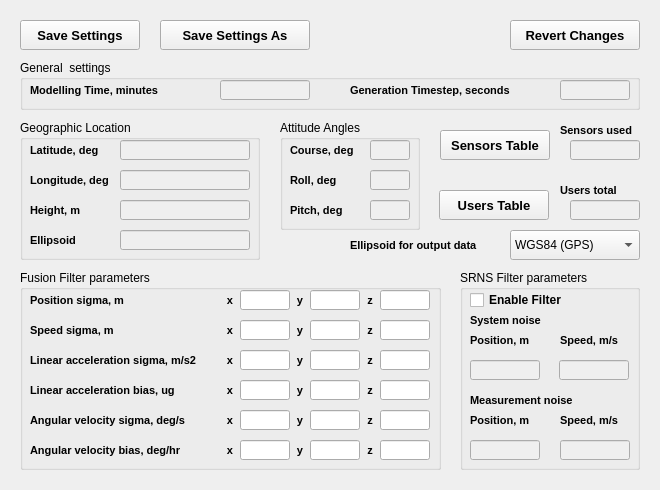
<?xml version="1.0" encoding="UTF-8"?>
<ui version="4.0">
 <class>settings</class>
 <widget class="QWidget" name="settings">
  <property name="windowModality">
   <enum>Qt::ApplicationModal</enum>
  </property>
  <property name="geometry">
   <rect>
    <x>0</x>
    <y>0</y>
    <width>660</width>
    <height>490</height>
   </rect>
  </property>
  <property name="windowTitle">
   <string>Settings</string>
  </property>
  <widget class="QPushButton" name="save_button">
   <property name="geometry">
    <rect>
     <x>20</x>
     <y>20</y>
     <width>120</width>
     <height>30</height>
    </rect>
   </property>
   <property name="font">
    <font>
     <pointsize>10</pointsize>
     <weight>75</weight>
     <bold>true</bold>
    </font>
   </property>
   <property name="text">
    <string>Save Settings</string>
   </property>
  </widget>
  <widget class="QGroupBox" name="general_settings_group">
   <property name="geometry">
    <rect>
     <x>20</x>
     <y>60</y>
     <width>620</width>
     <height>50</height>
    </rect>
   </property>
   <property name="title">
    <string>General  settings</string>
   </property>
   <widget class="QLabel" name="model_time_label">
    <property name="geometry">
     <rect>
      <x>10</x>
      <y>20</y>
      <width>181</width>
      <height>20</height>
     </rect>
    </property>
    <property name="font">
     <font>
      <pointsize>8</pointsize>
      <weight>75</weight>
      <bold>true</bold>
     </font>
    </property>
    <property name="text">
     <string>Modelling Time, minutes</string>
    </property>
   </widget>
   <widget class="QLineEdit" name="model_time_line">
    <property name="enabled">
     <bool>false</bool>
    </property>
    <property name="geometry">
     <rect>
      <x>200</x>
      <y>20</y>
      <width>90</width>
      <height>20</height>
     </rect>
    </property>
   </widget>
   <widget class="QLabel" name="min_dt_label">
    <property name="geometry">
     <rect>
      <x>330</x>
      <y>20</y>
      <width>200</width>
      <height>20</height>
     </rect>
    </property>
    <property name="font">
     <font>
      <pointsize>8</pointsize>
      <weight>75</weight>
      <bold>true</bold>
     </font>
    </property>
    <property name="text">
     <string>Generation Timestep, seconds</string>
    </property>
   </widget>
   <widget class="QLineEdit" name="min_dt_line">
    <property name="enabled">
     <bool>false</bool>
    </property>
    <property name="geometry">
     <rect>
      <x>540</x>
      <y>20</y>
      <width>70</width>
      <height>20</height>
     </rect>
    </property>
   </widget>
  </widget>
  <widget class="QPushButton" name="save_as_button">
   <property name="geometry">
    <rect>
     <x>160</x>
     <y>20</y>
     <width>150</width>
     <height>30</height>
    </rect>
   </property>
   <property name="font">
    <font>
     <pointsize>10</pointsize>
     <weight>75</weight>
     <bold>true</bold>
    </font>
   </property>
   <property name="text">
    <string>Save Settings As</string>
   </property>
  </widget>
  <widget class="QPushButton" name="revert_button">
   <property name="geometry">
    <rect>
     <x>510</x>
     <y>20</y>
     <width>130</width>
     <height>30</height>
    </rect>
   </property>
   <property name="font">
    <font>
     <pointsize>10</pointsize>
     <weight>75</weight>
     <bold>true</bold>
    </font>
   </property>
   <property name="text">
    <string>Revert Changes</string>
   </property>
  </widget>
  <widget class="QGroupBox" name="geo_location_group">
   <property name="geometry">
    <rect>
     <x>20</x>
     <y>120</y>
     <width>240</width>
     <height>140</height>
    </rect>
   </property>
   <property name="title">
    <string>Geographic Location</string>
   </property>
   <widget class="QLabel" name="ellipsoid_label">
    <property name="geometry">
     <rect>
      <x>10</x>
      <y>110</y>
      <width>100</width>
      <height>20</height>
     </rect>
    </property>
    <property name="font">
     <font>
      <pointsize>8</pointsize>
      <weight>75</weight>
      <bold>true</bold>
     </font>
    </property>
    <property name="layoutDirection">
     <enum>Qt::LeftToRight</enum>
    </property>
    <property name="text">
     <string>Ellipsoid</string>
    </property>
   </widget>
   <widget class="QLabel" name="height_label">
    <property name="geometry">
     <rect>
      <x>10</x>
      <y>80</y>
      <width>100</width>
      <height>20</height>
     </rect>
    </property>
    <property name="font">
     <font>
      <pointsize>8</pointsize>
      <weight>75</weight>
      <bold>true</bold>
     </font>
    </property>
    <property name="text">
     <string>Height, m</string>
    </property>
   </widget>
   <widget class="QLineEdit" name="height_line">
    <property name="enabled">
     <bool>false</bool>
    </property>
    <property name="geometry">
     <rect>
      <x>100</x>
      <y>80</y>
      <width>130</width>
      <height>20</height>
     </rect>
    </property>
   </widget>
   <widget class="QLabel" name="latitude_label">
    <property name="geometry">
     <rect>
      <x>10</x>
      <y>20</y>
      <width>100</width>
      <height>20</height>
     </rect>
    </property>
    <property name="font">
     <font>
      <pointsize>8</pointsize>
      <weight>75</weight>
      <bold>true</bold>
     </font>
    </property>
    <property name="text">
     <string>Latitude, deg</string>
    </property>
   </widget>
   <widget class="QLineEdit" name="latitude_line">
    <property name="enabled">
     <bool>false</bool>
    </property>
    <property name="geometry">
     <rect>
      <x>100</x>
      <y>20</y>
      <width>130</width>
      <height>20</height>
     </rect>
    </property>
   </widget>
   <widget class="QLabel" name="longitude_label">
    <property name="geometry">
     <rect>
      <x>10</x>
      <y>50</y>
      <width>100</width>
      <height>20</height>
     </rect>
    </property>
    <property name="font">
     <font>
      <pointsize>8</pointsize>
      <weight>75</weight>
      <bold>true</bold>
     </font>
    </property>
    <property name="text">
     <string>Longitude, deg</string>
    </property>
   </widget>
   <widget class="QLineEdit" name="longitude_line">
    <property name="enabled">
     <bool>false</bool>
    </property>
    <property name="geometry">
     <rect>
      <x>100</x>
      <y>50</y>
      <width>130</width>
      <height>20</height>
     </rect>
    </property>
   </widget>
   <widget class="QLineEdit" name="ellipsoid_line">
    <property name="enabled">
     <bool>false</bool>
    </property>
    <property name="geometry">
     <rect>
      <x>100</x>
      <y>110</y>
      <width>130</width>
      <height>20</height>
     </rect>
    </property>
   </widget>
  </widget>
  <widget class="QGroupBox" name="attitude_group">
   <property name="geometry">
    <rect>
     <x>280</x>
     <y>120</y>
     <width>140</width>
     <height>110</height>
    </rect>
   </property>
   <property name="title">
    <string>Attitude Angles</string>
   </property>
   <widget class="QLabel" name="course_label">
    <property name="geometry">
     <rect>
      <x>10</x>
      <y>20</y>
      <width>70</width>
      <height>20</height>
     </rect>
    </property>
    <property name="font">
     <font>
      <pointsize>8</pointsize>
      <weight>75</weight>
      <bold>true</bold>
     </font>
    </property>
    <property name="text">
     <string>Course, deg</string>
    </property>
   </widget>
   <widget class="QLineEdit" name="course_line">
    <property name="enabled">
     <bool>false</bool>
    </property>
    <property name="geometry">
     <rect>
      <x>90</x>
      <y>20</y>
      <width>40</width>
      <height>20</height>
     </rect>
    </property>
   </widget>
   <widget class="QLabel" name="roll_label">
    <property name="geometry">
     <rect>
      <x>10</x>
      <y>50</y>
      <width>70</width>
      <height>20</height>
     </rect>
    </property>
    <property name="font">
     <font>
      <pointsize>8</pointsize>
      <weight>75</weight>
      <bold>true</bold>
     </font>
    </property>
    <property name="text">
     <string>Roll, deg</string>
    </property>
   </widget>
   <widget class="QLineEdit" name="roll_line">
    <property name="enabled">
     <bool>false</bool>
    </property>
    <property name="geometry">
     <rect>
      <x>90</x>
      <y>50</y>
      <width>40</width>
      <height>20</height>
     </rect>
    </property>
   </widget>
   <widget class="QLabel" name="pitch_label">
    <property name="geometry">
     <rect>
      <x>10</x>
      <y>80</y>
      <width>70</width>
      <height>20</height>
     </rect>
    </property>
    <property name="font">
     <font>
      <pointsize>8</pointsize>
      <weight>75</weight>
      <bold>true</bold>
     </font>
    </property>
    <property name="text">
     <string>Pitch, deg</string>
    </property>
   </widget>
   <widget class="QLineEdit" name="pitch_line">
    <property name="enabled">
     <bool>false</bool>
    </property>
    <property name="geometry">
     <rect>
      <x>90</x>
      <y>80</y>
      <width>40</width>
      <height>20</height>
     </rect>
    </property>
   </widget>
  </widget>
  <widget class="QLabel" name="users_total_label">
   <property name="geometry">
    <rect>
     <x>560</x>
     <y>180</y>
     <width>80</width>
     <height>20</height>
    </rect>
   </property>
   <property name="font">
    <font>
     <pointsize>8</pointsize>
     <weight>75</weight>
     <bold>true</bold>
    </font>
   </property>
   <property name="text">
    <string>Users total</string>
   </property>
  </widget>
  <widget class="QPushButton" name="users_button">
   <property name="geometry">
    <rect>
     <x>439</x>
     <y>190</y>
     <width>110</width>
     <height>30</height>
    </rect>
   </property>
   <property name="font">
    <font>
     <pointsize>10</pointsize>
     <weight>75</weight>
     <bold>true</bold>
    </font>
   </property>
   <property name="text">
    <string>Users Table</string>
   </property>
  </widget>
  <widget class="QLineEdit" name="users_total_line">
   <property name="enabled">
    <bool>false</bool>
   </property>
   <property name="geometry">
    <rect>
     <x>570</x>
     <y>200</y>
     <width>70</width>
     <height>20</height>
    </rect>
   </property>
   <property name="readOnly">
    <bool>false</bool>
   </property>
  </widget>
  <widget class="QLineEdit" name="sensors_line">
   <property name="enabled">
    <bool>false</bool>
   </property>
   <property name="geometry">
    <rect>
     <x>570</x>
     <y>140</y>
     <width>70</width>
     <height>20</height>
    </rect>
   </property>
   <property name="readOnly">
    <bool>false</bool>
   </property>
  </widget>
  <widget class="QLabel" name="sensors_label">
   <property name="geometry">
    <rect>
     <x>560</x>
     <y>120</y>
     <width>80</width>
     <height>20</height>
    </rect>
   </property>
   <property name="font">
    <font>
     <pointsize>8</pointsize>
     <weight>75</weight>
     <bold>true</bold>
    </font>
   </property>
   <property name="text">
    <string>Sensors used</string>
   </property>
  </widget>
  <widget class="QPushButton" name="sensors_button">
   <property name="geometry">
    <rect>
     <x>440</x>
     <y>130</y>
     <width>110</width>
     <height>30</height>
    </rect>
   </property>
   <property name="font">
    <font>
     <pointsize>10</pointsize>
     <weight>75</weight>
     <bold>true</bold>
    </font>
   </property>
   <property name="text">
    <string>Sensors Table</string>
   </property>
  </widget>
  <widget class="QGroupBox" name="CKF_parameters_group">
   <property name="geometry">
    <rect>
     <x>20</x>
     <y>270</y>
     <width>421</width>
     <height>200</height>
    </rect>
   </property>
   <property name="title">
    <string>Fusion Filter parameters</string>
   </property>
   <widget class="QLineEdit" name="gyro_sigma_line">
    <property name="geometry">
     <rect>
      <x>220</x>
      <y>140</y>
      <width>50</width>
      <height>20</height>
     </rect>
    </property>
    <property name="readOnly">
     <bool>false</bool>
    </property>
   </widget>
   <widget class="QLabel" name="acc_bias_label">
    <property name="geometry">
     <rect>
      <x>10</x>
      <y>110</y>
      <width>190</width>
      <height>20</height>
     </rect>
    </property>
    <property name="font">
     <font>
      <pointsize>8</pointsize>
      <weight>75</weight>
      <bold>true</bold>
     </font>
    </property>
    <property name="text">
     <string>Linear acceleration bias, ug</string>
    </property>
   </widget>
   <widget class="QLineEdit" name="acc_bias_line">
    <property name="geometry">
     <rect>
      <x>220</x>
      <y>110</y>
      <width>50</width>
      <height>20</height>
     </rect>
    </property>
    <property name="readOnly">
     <bool>false</bool>
    </property>
   </widget>
   <widget class="QLineEdit" name="pos_sigma_line">
    <property name="geometry">
     <rect>
      <x>220</x>
      <y>20</y>
      <width>50</width>
      <height>20</height>
     </rect>
    </property>
    <property name="readOnly">
     <bool>false</bool>
    </property>
   </widget>
   <widget class="QLabel" name="gyro_sigma_label">
    <property name="geometry">
     <rect>
      <x>10</x>
      <y>140</y>
      <width>190</width>
      <height>20</height>
     </rect>
    </property>
    <property name="font">
     <font>
      <pointsize>8</pointsize>
      <weight>75</weight>
      <bold>true</bold>
     </font>
    </property>
    <property name="text">
     <string>Angular velocity sigma, deg/s</string>
    </property>
   </widget>
   <widget class="QLabel" name="srns_speed_sigma_label">
    <property name="geometry">
     <rect>
      <x>10</x>
      <y>50</y>
      <width>190</width>
      <height>20</height>
     </rect>
    </property>
    <property name="font">
     <font>
      <pointsize>8</pointsize>
      <weight>75</weight>
      <bold>true</bold>
     </font>
    </property>
    <property name="text">
     <string>Speed sigma, m</string>
    </property>
   </widget>
   <widget class="QLineEdit" name="acc_sigma_line">
    <property name="geometry">
     <rect>
      <x>220</x>
      <y>80</y>
      <width>50</width>
      <height>20</height>
     </rect>
    </property>
    <property name="readOnly">
     <bool>false</bool>
    </property>
   </widget>
   <widget class="QLabel" name="acc_sigma_label">
    <property name="geometry">
     <rect>
      <x>10</x>
      <y>80</y>
      <width>190</width>
      <height>20</height>
     </rect>
    </property>
    <property name="font">
     <font>
      <pointsize>8</pointsize>
      <weight>75</weight>
      <bold>true</bold>
     </font>
    </property>
    <property name="text">
     <string>Linear acceleration sigma, m/s2</string>
    </property>
   </widget>
   <widget class="QLabel" name="srns_pos_sigma_label">
    <property name="geometry">
     <rect>
      <x>10</x>
      <y>20</y>
      <width>190</width>
      <height>20</height>
     </rect>
    </property>
    <property name="font">
     <font>
      <pointsize>8</pointsize>
      <weight>75</weight>
      <bold>true</bold>
     </font>
    </property>
    <property name="text">
     <string>Position sigma, m</string>
    </property>
   </widget>
   <widget class="QLineEdit" name="gyro_bias_line">
    <property name="geometry">
     <rect>
      <x>220</x>
      <y>170</y>
      <width>50</width>
      <height>20</height>
     </rect>
    </property>
    <property name="readOnly">
     <bool>false</bool>
    </property>
   </widget>
   <widget class="QLineEdit" name="speed_sigma_line">
    <property name="geometry">
     <rect>
      <x>220</x>
      <y>50</y>
      <width>50</width>
      <height>20</height>
     </rect>
    </property>
    <property name="text">
     <string/>
    </property>
    <property name="readOnly">
     <bool>false</bool>
    </property>
   </widget>
   <widget class="QLineEdit" name="pos_sigma_line_2">
    <property name="geometry">
     <rect>
      <x>290</x>
      <y>20</y>
      <width>50</width>
      <height>20</height>
     </rect>
    </property>
    <property name="readOnly">
     <bool>false</bool>
    </property>
   </widget>
   <widget class="QLineEdit" name="acc_sigma_line_2">
    <property name="geometry">
     <rect>
      <x>290</x>
      <y>80</y>
      <width>50</width>
      <height>20</height>
     </rect>
    </property>
    <property name="readOnly">
     <bool>false</bool>
    </property>
   </widget>
   <widget class="QLineEdit" name="speed_sigma_line_2">
    <property name="geometry">
     <rect>
      <x>290</x>
      <y>50</y>
      <width>50</width>
      <height>20</height>
     </rect>
    </property>
    <property name="text">
     <string/>
    </property>
    <property name="readOnly">
     <bool>false</bool>
    </property>
   </widget>
   <widget class="QLineEdit" name="gyro_bias_line_2">
    <property name="geometry">
     <rect>
      <x>290</x>
      <y>170</y>
      <width>50</width>
      <height>20</height>
     </rect>
    </property>
    <property name="readOnly">
     <bool>false</bool>
    </property>
   </widget>
   <widget class="QLineEdit" name="gyro_sigma_line_2">
    <property name="geometry">
     <rect>
      <x>290</x>
      <y>140</y>
      <width>50</width>
      <height>20</height>
     </rect>
    </property>
    <property name="readOnly">
     <bool>false</bool>
    </property>
   </widget>
   <widget class="QLineEdit" name="acc_bias_line_2">
    <property name="geometry">
     <rect>
      <x>290</x>
      <y>110</y>
      <width>50</width>
      <height>20</height>
     </rect>
    </property>
    <property name="readOnly">
     <bool>false</bool>
    </property>
   </widget>
   <widget class="QLineEdit" name="pos_sigma_line_3">
    <property name="geometry">
     <rect>
      <x>360</x>
      <y>20</y>
      <width>50</width>
      <height>20</height>
     </rect>
    </property>
    <property name="readOnly">
     <bool>false</bool>
    </property>
   </widget>
   <widget class="QLineEdit" name="acc_sigma_line_3">
    <property name="geometry">
     <rect>
      <x>360</x>
      <y>80</y>
      <width>50</width>
      <height>20</height>
     </rect>
    </property>
    <property name="readOnly">
     <bool>false</bool>
    </property>
   </widget>
   <widget class="QLineEdit" name="speed_sigma_line_3">
    <property name="geometry">
     <rect>
      <x>360</x>
      <y>50</y>
      <width>50</width>
      <height>20</height>
     </rect>
    </property>
    <property name="text">
     <string/>
    </property>
    <property name="readOnly">
     <bool>false</bool>
    </property>
   </widget>
   <widget class="QLineEdit" name="gyro_bias_line_3">
    <property name="geometry">
     <rect>
      <x>360</x>
      <y>170</y>
      <width>50</width>
      <height>20</height>
     </rect>
    </property>
    <property name="readOnly">
     <bool>false</bool>
    </property>
   </widget>
   <widget class="QLineEdit" name="gyro_sigma_line_3">
    <property name="geometry">
     <rect>
      <x>360</x>
      <y>140</y>
      <width>50</width>
      <height>20</height>
     </rect>
    </property>
    <property name="readOnly">
     <bool>false</bool>
    </property>
   </widget>
   <widget class="QLineEdit" name="acc_bias_line_3">
    <property name="geometry">
     <rect>
      <x>360</x>
      <y>110</y>
      <width>50</width>
      <height>20</height>
     </rect>
    </property>
    <property name="readOnly">
     <bool>false</bool>
    </property>
   </widget>
   <widget class="QLabel" name="x_label">
    <property name="geometry">
     <rect>
      <x>200</x>
      <y>20</y>
      <width>20</width>
      <height>20</height>
     </rect>
    </property>
    <property name="font">
     <font>
      <pointsize>8</pointsize>
      <weight>75</weight>
      <bold>true</bold>
     </font>
    </property>
    <property name="text">
     <string>x</string>
    </property>
    <property name="alignment">
     <set>Qt::AlignCenter</set>
    </property>
   </widget>
   <widget class="QLabel" name="x_label_2">
    <property name="geometry">
     <rect>
      <x>200</x>
      <y>50</y>
      <width>20</width>
      <height>20</height>
     </rect>
    </property>
    <property name="font">
     <font>
      <pointsize>8</pointsize>
      <weight>75</weight>
      <bold>true</bold>
     </font>
    </property>
    <property name="text">
     <string>x</string>
    </property>
    <property name="alignment">
     <set>Qt::AlignCenter</set>
    </property>
   </widget>
   <widget class="QLabel" name="x_label_3">
    <property name="geometry">
     <rect>
      <x>200</x>
      <y>80</y>
      <width>20</width>
      <height>20</height>
     </rect>
    </property>
    <property name="font">
     <font>
      <pointsize>8</pointsize>
      <weight>75</weight>
      <bold>true</bold>
     </font>
    </property>
    <property name="text">
     <string>x</string>
    </property>
    <property name="alignment">
     <set>Qt::AlignCenter</set>
    </property>
   </widget>
   <widget class="QLabel" name="x_label_4">
    <property name="geometry">
     <rect>
      <x>200</x>
      <y>110</y>
      <width>20</width>
      <height>20</height>
     </rect>
    </property>
    <property name="font">
     <font>
      <pointsize>8</pointsize>
      <weight>75</weight>
      <bold>true</bold>
     </font>
    </property>
    <property name="text">
     <string>x</string>
    </property>
    <property name="alignment">
     <set>Qt::AlignCenter</set>
    </property>
   </widget>
   <widget class="QLabel" name="x_label_5">
    <property name="geometry">
     <rect>
      <x>200</x>
      <y>140</y>
      <width>20</width>
      <height>20</height>
     </rect>
    </property>
    <property name="font">
     <font>
      <pointsize>8</pointsize>
      <weight>75</weight>
      <bold>true</bold>
     </font>
    </property>
    <property name="text">
     <string>x</string>
    </property>
    <property name="alignment">
     <set>Qt::AlignCenter</set>
    </property>
   </widget>
   <widget class="QLabel" name="x_label_6">
    <property name="geometry">
     <rect>
      <x>200</x>
      <y>170</y>
      <width>20</width>
      <height>20</height>
     </rect>
    </property>
    <property name="font">
     <font>
      <pointsize>8</pointsize>
      <weight>75</weight>
      <bold>true</bold>
     </font>
    </property>
    <property name="text">
     <string>x</string>
    </property>
    <property name="alignment">
     <set>Qt::AlignCenter</set>
    </property>
   </widget>
   <widget class="QLabel" name="y_label">
    <property name="geometry">
     <rect>
      <x>270</x>
      <y>20</y>
      <width>20</width>
      <height>20</height>
     </rect>
    </property>
    <property name="font">
     <font>
      <pointsize>8</pointsize>
      <weight>75</weight>
      <bold>true</bold>
     </font>
    </property>
    <property name="text">
     <string>y</string>
    </property>
    <property name="alignment">
     <set>Qt::AlignCenter</set>
    </property>
   </widget>
   <widget class="QLabel" name="y_label_2">
    <property name="geometry">
     <rect>
      <x>270</x>
      <y>50</y>
      <width>20</width>
      <height>20</height>
     </rect>
    </property>
    <property name="font">
     <font>
      <pointsize>8</pointsize>
      <weight>75</weight>
      <bold>true</bold>
     </font>
    </property>
    <property name="text">
     <string>y</string>
    </property>
    <property name="alignment">
     <set>Qt::AlignCenter</set>
    </property>
   </widget>
   <widget class="QLabel" name="y_label_3">
    <property name="geometry">
     <rect>
      <x>270</x>
      <y>80</y>
      <width>20</width>
      <height>20</height>
     </rect>
    </property>
    <property name="font">
     <font>
      <pointsize>8</pointsize>
      <weight>75</weight>
      <bold>true</bold>
     </font>
    </property>
    <property name="text">
     <string>y</string>
    </property>
    <property name="alignment">
     <set>Qt::AlignCenter</set>
    </property>
   </widget>
   <widget class="QLabel" name="y_label_4">
    <property name="geometry">
     <rect>
      <x>270</x>
      <y>110</y>
      <width>20</width>
      <height>20</height>
     </rect>
    </property>
    <property name="font">
     <font>
      <pointsize>8</pointsize>
      <weight>75</weight>
      <bold>true</bold>
     </font>
    </property>
    <property name="text">
     <string>y</string>
    </property>
    <property name="alignment">
     <set>Qt::AlignCenter</set>
    </property>
   </widget>
   <widget class="QLabel" name="y_label_5">
    <property name="geometry">
     <rect>
      <x>270</x>
      <y>140</y>
      <width>20</width>
      <height>20</height>
     </rect>
    </property>
    <property name="font">
     <font>
      <pointsize>8</pointsize>
      <weight>75</weight>
      <bold>true</bold>
     </font>
    </property>
    <property name="text">
     <string>y</string>
    </property>
    <property name="alignment">
     <set>Qt::AlignCenter</set>
    </property>
   </widget>
   <widget class="QLabel" name="y_label_6">
    <property name="geometry">
     <rect>
      <x>270</x>
      <y>170</y>
      <width>20</width>
      <height>20</height>
     </rect>
    </property>
    <property name="font">
     <font>
      <pointsize>8</pointsize>
      <weight>75</weight>
      <bold>true</bold>
     </font>
    </property>
    <property name="text">
     <string>y</string>
    </property>
    <property name="alignment">
     <set>Qt::AlignCenter</set>
    </property>
   </widget>
   <widget class="QLabel" name="z_label">
    <property name="geometry">
     <rect>
      <x>340</x>
      <y>20</y>
      <width>20</width>
      <height>20</height>
     </rect>
    </property>
    <property name="font">
     <font>
      <pointsize>8</pointsize>
      <weight>75</weight>
      <bold>true</bold>
     </font>
    </property>
    <property name="text">
     <string>z</string>
    </property>
    <property name="alignment">
     <set>Qt::AlignCenter</set>
    </property>
   </widget>
   <widget class="QLabel" name="z_label_2">
    <property name="geometry">
     <rect>
      <x>340</x>
      <y>50</y>
      <width>20</width>
      <height>20</height>
     </rect>
    </property>
    <property name="font">
     <font>
      <pointsize>8</pointsize>
      <weight>75</weight>
      <bold>true</bold>
     </font>
    </property>
    <property name="text">
     <string>z</string>
    </property>
    <property name="alignment">
     <set>Qt::AlignCenter</set>
    </property>
   </widget>
   <widget class="QLabel" name="z_label_3">
    <property name="geometry">
     <rect>
      <x>340</x>
      <y>80</y>
      <width>20</width>
      <height>20</height>
     </rect>
    </property>
    <property name="font">
     <font>
      <pointsize>8</pointsize>
      <weight>75</weight>
      <bold>true</bold>
     </font>
    </property>
    <property name="text">
     <string>z</string>
    </property>
    <property name="alignment">
     <set>Qt::AlignCenter</set>
    </property>
   </widget>
   <widget class="QLabel" name="z_label_4">
    <property name="geometry">
     <rect>
      <x>340</x>
      <y>110</y>
      <width>20</width>
      <height>20</height>
     </rect>
    </property>
    <property name="font">
     <font>
      <pointsize>8</pointsize>
      <weight>75</weight>
      <bold>true</bold>
     </font>
    </property>
    <property name="text">
     <string>z</string>
    </property>
    <property name="alignment">
     <set>Qt::AlignCenter</set>
    </property>
   </widget>
   <widget class="QLabel" name="z_label_5">
    <property name="geometry">
     <rect>
      <x>340</x>
      <y>140</y>
      <width>20</width>
      <height>20</height>
     </rect>
    </property>
    <property name="font">
     <font>
      <pointsize>8</pointsize>
      <weight>75</weight>
      <bold>true</bold>
     </font>
    </property>
    <property name="text">
     <string>z</string>
    </property>
    <property name="alignment">
     <set>Qt::AlignCenter</set>
    </property>
   </widget>
   <widget class="QLabel" name="z_label_6">
    <property name="geometry">
     <rect>
      <x>340</x>
      <y>170</y>
      <width>20</width>
      <height>20</height>
     </rect>
    </property>
    <property name="font">
     <font>
      <pointsize>8</pointsize>
      <weight>75</weight>
      <bold>true</bold>
     </font>
    </property>
    <property name="text">
     <string>z</string>
    </property>
    <property name="alignment">
     <set>Qt::AlignCenter</set>
    </property>
   </widget>
   <widget class="QLabel" name="gyro_bias_label">
    <property name="geometry">
     <rect>
      <x>10</x>
      <y>170</y>
      <width>190</width>
      <height>20</height>
     </rect>
    </property>
    <property name="font">
     <font>
      <pointsize>8</pointsize>
      <weight>75</weight>
      <bold>true</bold>
     </font>
    </property>
    <property name="text">
     <string>Angular velocity bias, deg/hr</string>
    </property>
   </widget>
  </widget>
  <widget class="QComboBox" name="out_ellipsoid_combo">
   <property name="geometry">
    <rect>
     <x>510</x>
     <y>230</y>
     <width>130</width>
     <height>30</height>
    </rect>
   </property>
   <property name="editable">
    <bool>false</bool>
   </property>
   <property name="currentText">
    <string>WGS84 (GPS)</string>
   </property>
   <property name="currentIndex">
    <number>0</number>
   </property>
   <property name="placeholderText">
    <string/>
   </property>
   <item>
    <property name="text">
     <string>WGS84 (GPS)</string>
    </property>
   </item>
   <item>
    <property name="text">
     <string>ПЗ-90.02 (GLONASS)</string>
    </property>
   </item>
   <item>
    <property name="text">
     <string>CGCS2000 (BeiDou)</string>
    </property>
   </item>
  </widget>
  <widget class="QLabel" name="out_ellipsoid_label">
   <property name="geometry">
    <rect>
     <x>350</x>
     <y>230</y>
     <width>160</width>
     <height>30</height>
    </rect>
   </property>
   <property name="font">
    <font>
     <pointsize>8</pointsize>
     <weight>75</weight>
     <bold>true</bold>
    </font>
   </property>
   <property name="layoutDirection">
    <enum>Qt::LeftToRight</enum>
   </property>
   <property name="text">
    <string>Ellipsoid for output data</string>
   </property>
  </widget>
  <widget class="QGroupBox" name="srns_flt_group">
   <property name="geometry">
    <rect>
     <x>460</x>
     <y>270</y>
     <width>180</width>
     <height>200</height>
    </rect>
   </property>
   <property name="title">
    <string>SRNS Filter parameters</string>
   </property>
   <widget class="QLabel" name="q_pos_label">
    <property name="geometry">
     <rect>
      <x>10</x>
      <y>60</y>
      <width>70</width>
      <height>20</height>
     </rect>
    </property>
    <property name="font">
     <font>
      <pointsize>8</pointsize>
      <weight>75</weight>
      <bold>true</bold>
     </font>
    </property>
    <property name="text">
     <string>Position, m</string>
    </property>
    <property name="wordWrap">
     <bool>false</bool>
    </property>
   </widget>
   <widget class="QLineEdit" name="q_pos_line">
    <property name="enabled">
     <bool>false</bool>
    </property>
    <property name="geometry">
     <rect>
      <x>10</x>
      <y>90</y>
      <width>70</width>
      <height>20</height>
     </rect>
    </property>
   </widget>
   <widget class="QCheckBox" name="srns_flt_checkbox">
    <property name="geometry">
     <rect>
      <x>10</x>
      <y>20</y>
      <width>161</width>
      <height>20</height>
     </rect>
    </property>
    <property name="font">
     <font>
      <weight>75</weight>
      <bold>true</bold>
     </font>
    </property>
    <property name="layoutDirection">
     <enum>Qt::LeftToRight</enum>
    </property>
    <property name="text">
     <string>Enable Filter</string>
    </property>
   </widget>
   <widget class="QLabel" name="q_label">
    <property name="geometry">
     <rect>
      <x>10</x>
      <y>40</y>
      <width>160</width>
      <height>20</height>
     </rect>
    </property>
    <property name="font">
     <font>
      <pointsize>8</pointsize>
      <weight>75</weight>
      <bold>true</bold>
     </font>
    </property>
    <property name="text">
     <string>System noise</string>
    </property>
    <property name="wordWrap">
     <bool>false</bool>
    </property>
   </widget>
   <widget class="QLineEdit" name="r_pos_line">
    <property name="enabled">
     <bool>false</bool>
    </property>
    <property name="geometry">
     <rect>
      <x>10</x>
      <y>170</y>
      <width>70</width>
      <height>20</height>
     </rect>
    </property>
   </widget>
   <widget class="QLabel" name="r_pos_label">
    <property name="geometry">
     <rect>
      <x>10</x>
      <y>140</y>
      <width>70</width>
      <height>20</height>
     </rect>
    </property>
    <property name="font">
     <font>
      <pointsize>8</pointsize>
      <weight>75</weight>
      <bold>true</bold>
     </font>
    </property>
    <property name="text">
     <string>Position, m</string>
    </property>
    <property name="wordWrap">
     <bool>false</bool>
    </property>
   </widget>
   <widget class="QLabel" name="r_label">
    <property name="geometry">
     <rect>
      <x>10</x>
      <y>120</y>
      <width>160</width>
      <height>20</height>
     </rect>
    </property>
    <property name="font">
     <font>
      <pointsize>8</pointsize>
      <weight>75</weight>
      <bold>true</bold>
     </font>
    </property>
    <property name="text">
     <string>Measurement noise</string>
    </property>
    <property name="wordWrap">
     <bool>false</bool>
    </property>
   </widget>
   <widget class="QLabel" name="q_vel_label">
    <property name="geometry">
     <rect>
      <x>100</x>
      <y>60</y>
      <width>70</width>
      <height>20</height>
     </rect>
    </property>
    <property name="font">
     <font>
      <pointsize>8</pointsize>
      <weight>75</weight>
      <bold>true</bold>
     </font>
    </property>
    <property name="text">
     <string>Speed, m/s</string>
    </property>
    <property name="wordWrap">
     <bool>false</bool>
    </property>
   </widget>
   <widget class="QLineEdit" name="q_vel_line">
    <property name="enabled">
     <bool>false</bool>
    </property>
    <property name="geometry">
     <rect>
      <x>99</x>
      <y>90</y>
      <width>70</width>
      <height>20</height>
     </rect>
    </property>
   </widget>
   <widget class="QLineEdit" name="r_vel_line">
    <property name="enabled">
     <bool>false</bool>
    </property>
    <property name="geometry">
     <rect>
      <x>100</x>
      <y>170</y>
      <width>70</width>
      <height>20</height>
     </rect>
    </property>
   </widget>
   <widget class="QLabel" name="r_vel_label">
    <property name="geometry">
     <rect>
      <x>100</x>
      <y>140</y>
      <width>70</width>
      <height>20</height>
     </rect>
    </property>
    <property name="font">
     <font>
      <pointsize>8</pointsize>
      <weight>75</weight>
      <bold>true</bold>
     </font>
    </property>
    <property name="text">
     <string>Speed, m/s</string>
    </property>
    <property name="wordWrap">
     <bool>false</bool>
    </property>
   </widget>
  </widget>
 </widget>
 <resources/>
 <connections/>
</ui>
